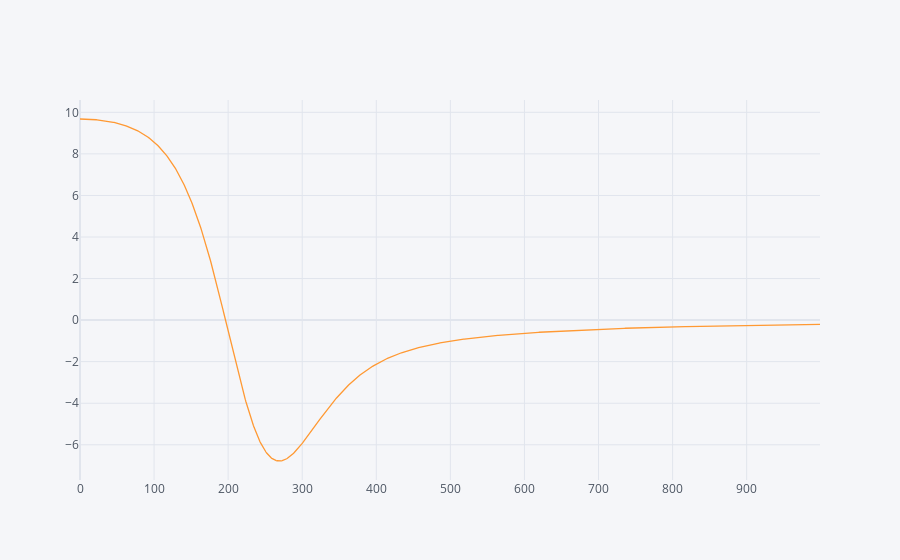

The code cell stored with this chart in its notebook:
### Code cell
pd.Series(a_list).iplot()  # acceleration

### Figure 1 — Plotly figure (JSON) as saved in the notebook; plotly's stock layout.template omitted (floating-point values rounded to 4 significant figures; data arrays with more than 128 entries replaced by an {"elided": "..."} marker saying what was removed)
{"data": [{"line": {"color": "rgba(255, 153, 51, 1.0)", "dash": "solid", "shape": "linear", "width": 1.3}, "mode": "lines", "name": "None", "text": "", "type": "scatter", "x": {"elided": "1000 int values"}, "y": {"elided": "1000 float values"}}], "layout": {"legend": {"bgcolor": "#F5F6F9", "font": {"color": "#4D5663"}}, "paper_bgcolor": "#F5F6F9", "plot_bgcolor": "#F5F6F9", "title": {"font": {"color": "#4D5663"}}, "xaxis": {"gridcolor": "#E1E5ED", "showgrid": true, "tickfont": {"color": "#4D5663"}, "title": {"font": {"color": "#4D5663"}, "text": ""}, "zerolinecolor": "#E1E5ED"}, "yaxis": {"gridcolor": "#E1E5ED", "showgrid": true, "tickfont": {"color": "#4D5663"}, "title": {"font": {"color": "#4D5663"}, "text": ""}, "zerolinecolor": "#E1E5ED"}}}
